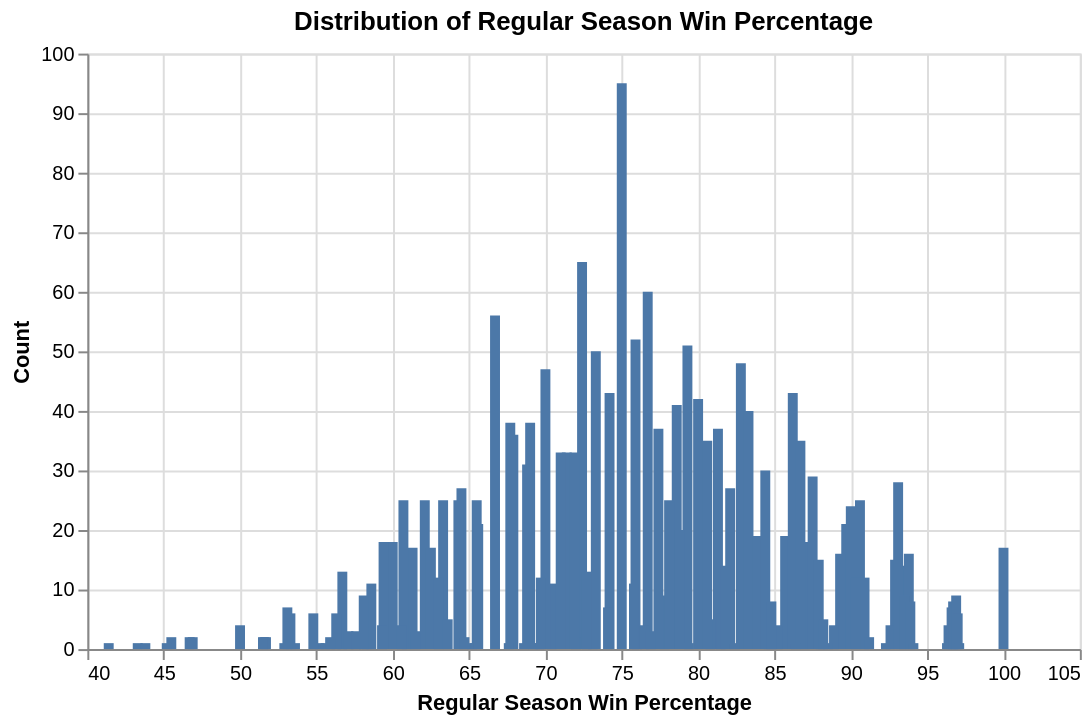

The notebook cell saved with this chart:
### Markdown cell above
<div style="background-color: #f0f0f0; padding: 10px;">
    
#### Task 4.4: Plot the distribution of two relevant variables in the raw data (4 points)

- Plot the distribution of one of the numeric variables in your tidied data set.

- Create a visualization showing the relative proportions of each category/level for one of categorical variable in your tidied data set. 

- Clearly label the variable that is being plotted in each plot.

*Notes:* 
- *Be sure the output is as clear as possible, provide an English title along with readable x and y column names*

- *You may also add more code cells to this section*

</div>

### Code cell
#Histogram of regular season win percentage (numeric variable).
plotA = alt.Chart(rData).mark_bar().encode(
    x=alt.X("reg_wins_pct", title="Regular Season Win Percentage"),
    y=alt.Y("count()", title="Count")
).properties(
    title="Distribution of Regular Season Win Percentage",
    width=500,
    height=300
)
plotA

### Figure 1 — Vega-Lite specification as saved in the notebook (floating-point values rounded to 4 significant figures; data arrays with more than 128 entries replaced by an {"elided": "..."} marker saying what was removed)
{"config": {"view": {"continuousWidth": 300, "continuousHeight": 300}}, "data": {"name": "data-25d0e510240d87360317b757c2844273"}, "mark": {"type": "bar"}, "encoding": {"x": {"field": "reg_wins_pct", "title": "Regular Season Win Percentage", "type": "quantitative"}, "y": {"aggregate": "count", "title": "Count", "type": "quantitative"}}, "height": 300, "title": "Distribution of Regular Season Win Percentage", "width": 500, "$schema": "https://vega.github.io/schema/vega-lite/v5.20.1.json", "datasets": {"data-25d0e510240d87360317b757c2844273": {"elided": "2092 records"}}}
